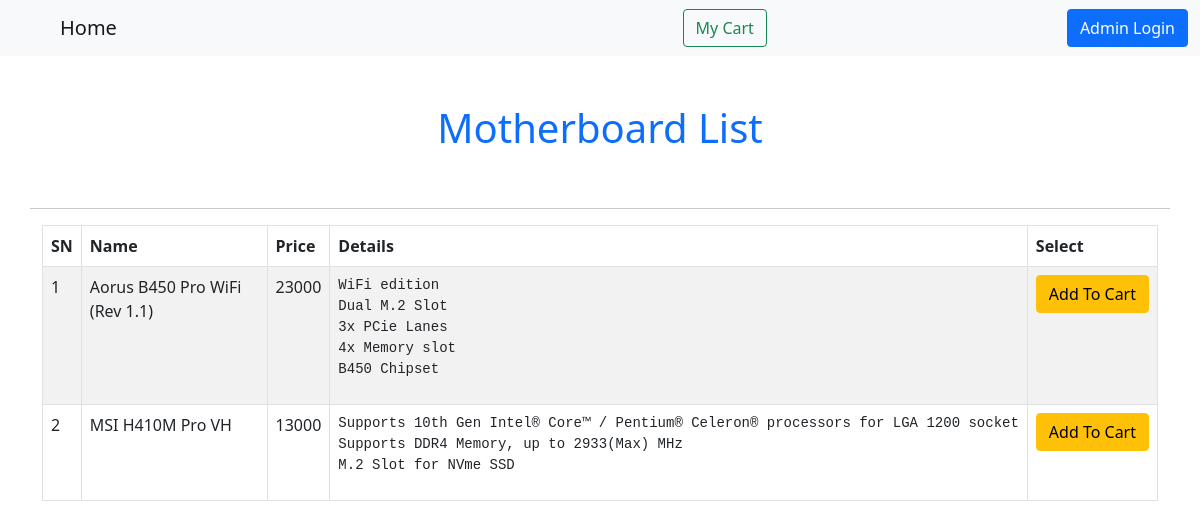
Screenshot of /motherboard_list.php with the database file from the repository.
### tables this page shows
CREATE TABLE `motherboard` (
  `m_id` int(11) NOT NULL,
  `m_name` varchar(255) NOT NULL,
  `m_price` int(15) NOT NULL,
  `m_details` varchar(255) NOT NULL
);

### motherboard_list.php (the view, shortened to what this page needs)
<?php
include_once 'header.php';
?>
<!DOCTYPE html>
<html lang="en">
<head>
    <link rel="stylesheet" href="css/bootstrap.min.css">
    <link rel="stylesheet" href="css/style.css">
</head>
<body>
    <div class="container">
    <div class="row">
        <div class="">
            <h1 class="text-center py-5 text-primary">Motherboard List</h1>
        </div>
  <hr>
  </div>
  <table class="table table-striped table-bordered" >
  <thead>
    <tr>
      <th>SN</th>
      <th>Name</th>
      <th>Price</th>
      <th>Details</th>
      <th>Select</th>
    </tr>
  </thead>
  <tbody>
  <?php
include_once 'admin/dbconn.php';
$select = "SELECT * FROM motherboard";
$run = mysqli_query($conn,$select);
while($row_motherboard = mysqli_fetch_array($run)){
    $m_id = $row_motherboard['m_id'];
    $m_name = $row_motherboard['m_name'];
    $m_price = $row_motherboard['m_price'];
    $m_details = $row_motherboard['m_details'];
  ?>
    <tr>
      <form action="" method="post">
      <td><?php echo $m_id; ?></td>
      <td><?php echo $m_name; ?></td>
      <td><?php echo $m_price; ?></td>
      <td><?php echo "<pre>".$m_details."</pre>"; ?></td>
      <td><input type="submit" value="Add To Cart" name="add_to_cart" class="btn btn-warning btn-block "></td>
      </form>
    </tr>
<?php  } ?>
  </tbody>
</table>
</div>
</body>
</html>

### css/style.css (style rules this page uses)
* { margin: 0; padding: 0; }

### rows the page displays
motherboard: m_id "1", m_name "Aorus B450 Pro WiFi (Rev 1.1)", m_price "23000", m_details "WiFi edition Dual M.2 Slot 3x PCie Lanes 4x Memory slot B450 Chipset"
motherboard: m_id "2", m_name "MSI H410M Pro VH", m_price "13000", m_details "Supports 10th Gen Intel® Core™ / Pentium® Celeron® processors for LGA 1200 socket Supports DDR4 Memory, up to 2933(Max) MHz M.2 Slot for NVme SSD"
